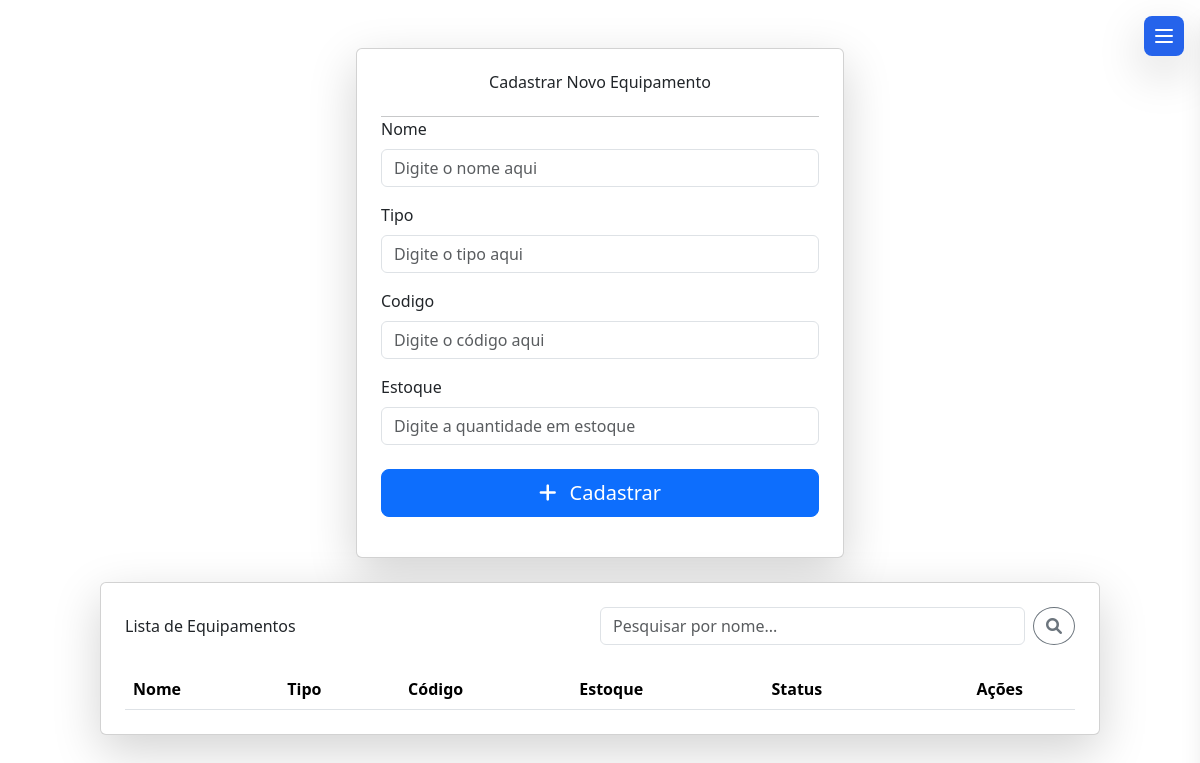
Before: /criar_equipamento/ with the older database file.
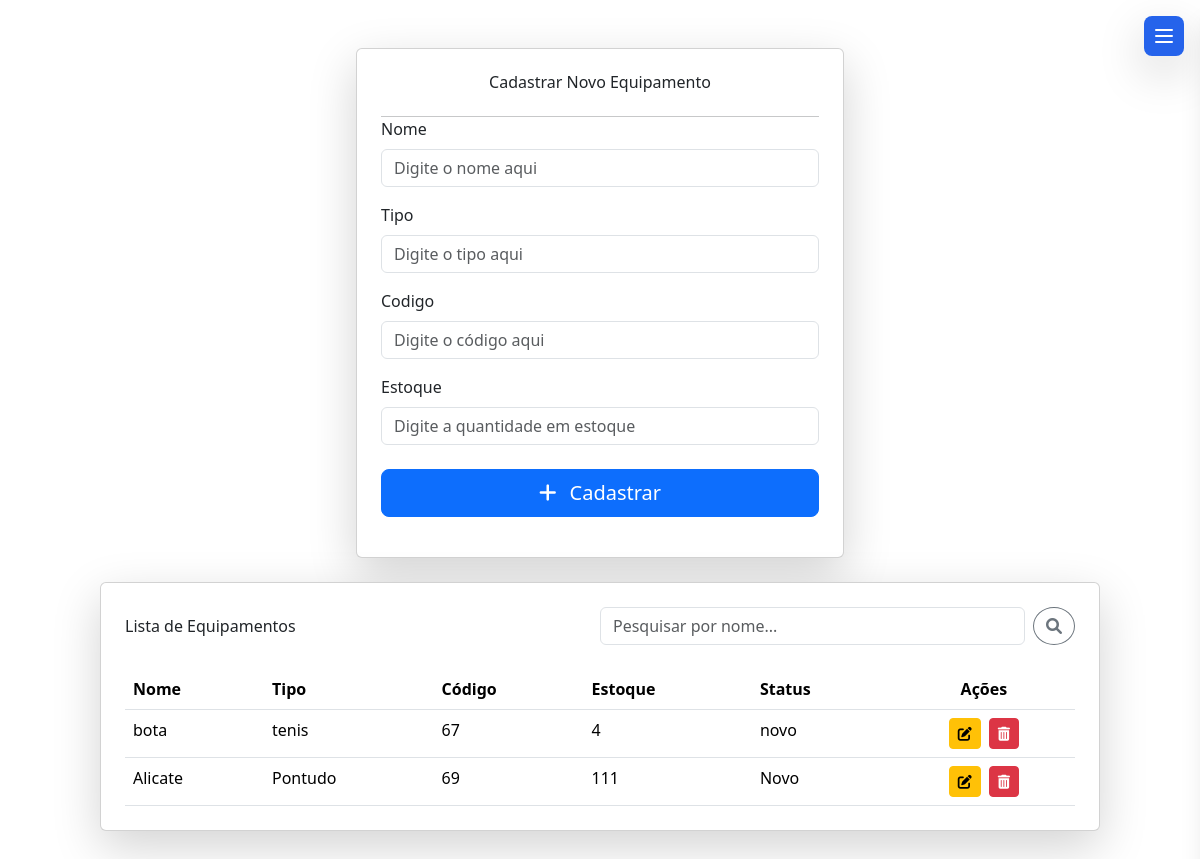
After: the same page with the newer database file.
### app/models.py (models this page shows)
class Equipamento(models.Model):
    nome = models.CharField(max_length=100)
    tipo = models.CharField(max_length=100)
    codigo = models.CharField(max_length=50, unique=True)
    estoque = models.IntegerField()
    status = models.CharField(max_length=100, default='Novo')

### app/views.py (the view)
# urls.py: path('criar_equipamento/', views.criar_equipamento, name='criar_equipamento'),
def criar_equipamento(request):
    equipamentos = Equipamento.objects.all()
    if request.method == 'POST':
        form = EquipamentoForm(request.POST)
        if form.is_valid():
            form.save()
            return redirect('criar_equipamento')
    else:
        form = EquipamentoForm()
    return render(request, 'app/pages/equipamentos.html', {
        'form': form,
        'equipamentos': equipamentos
    })

### app/form.py
class EquipamentoForm(forms.ModelForm):
    class Meta:
        model = Equipamento
        fields = ['nome', 'tipo', 'codigo', 'estoque']
        widgets = {
            'nome': forms.TextInput(attrs={'class': 'form-control', 'placeholder': 'Digite o nome aqui'}),
            'tipo': forms.TextInput(attrs={'class': 'form-control', 'placeholder': 'Digite o tipo aqui'}),
            'codigo': forms.TextInput(attrs={'class': 'form-control', 'placeholder': 'Digite o código aqui'}),
            'estoque': forms.NumberInput(attrs={'class': 'form-control', 'placeholder': 'Digite a quantidade em estoque'}),
        }

### app/templates/app/pages/equipamentos.html (shortened to what this page needs)
{% include 'app/partials/doctype.html' %}
<body>
  {% include 'app/partials/header.html' %}
  <main class="container py-5">
    <div class="row justify-content-center">
      <div class="col-md-8 col-lg-6 mb-4">
        <div class="card shadow-lg">
          <div class="card-body p-4">
            <h2 class="card-title text-center mb-4">Cadastrar Novo Equipamento</h2>
            <hr>
            <form action="{% url 'criar_equipamento' %}" method="POST" class="mb-3">
              {% for field in form %}
                <div class="mb-3">
                  <label for="{{ field.id_for_label }}" class="form-label">{{ field.label }}</label>
                  {{ field }}
                </div>
              {% endfor %}
              <div class="d-grid mt-4">
                <button type="submit" class="btn btn-primary btn-lg">
                  <i class="fas fa-plus me-2"></i> Cadastrar
                </button>
              </div>
            </form>
          </div>
        </div>
      </div>
    </div>
    <div class="row justify-content-center">
      <div class="col-12">
        <div class="card shadow-lg">
          <div class="card-body p-4">
            <div class="d-flex justify-content-between align-items-center mb-4">
              <h2 class="card-title mb-0">Lista de Equipamentos</h2>
              <form action="" class="search-form d-flex w-50 ms-auto">
                <input type="search" class="form-control me-2" name="search" placeholder="Pesquisar por nome...">
                <button type="submit" class="btn btn-outline-secondary rounded-circle">
                  <i class="fas fa-search"></i>
                </button>
              </form>
            </div>
            <div class="table-responsive">
              <table class="table table-hover mb-0">
                <thead>
                  <tr>
                    <th>Nome</th>
                    <th>Tipo</th>
                    <th>Código</th>
                    <th>Estoque</th>
                    <th>Status</th>
                    <th class="text-center">Ações</th>
                  </tr>
                </thead>
                <tbody>
                  {% for i in equipamentos %}
                  <tr>
                    <td>{{ i.nome }}</td>
                    <td>{{ i.tipo }}</td>
                    <td>{{ i.codigo }}</td>
                    <td>{{ i.estoque }}</td>
                    <td>{{ i.status }}</td>
                    <td class="text-center">
                      <a href="{% url 'editar_equipamento' i.id %}" class="btn btn-warning btn-sm me-1">
                        <i class="fas fa-edit"></i>
                      </a>
                      <button type="button" class="btn btn-danger btn-sm" data-bs-toggle="modal" data-bs-target="#confirmDelete{{ i.id }}">
                        <i class="fas fa-trash-alt"></i>
                      </button>
                    </td>
                  </tr>
                  {% endfor %}
                </tbody>
              </table>
            </div>
          </div>
        </div>
      </div>
    </div>
  </main>
</body>
</html>

Changed rows visible on the page:
added Equipamento: nome "bota", tipo "tenis", codigo "67", estoque "4", status "novo"
added Equipamento: nome "Alicate", tipo "Pontudo", codigo "69", estoque "111", status "Novo"
